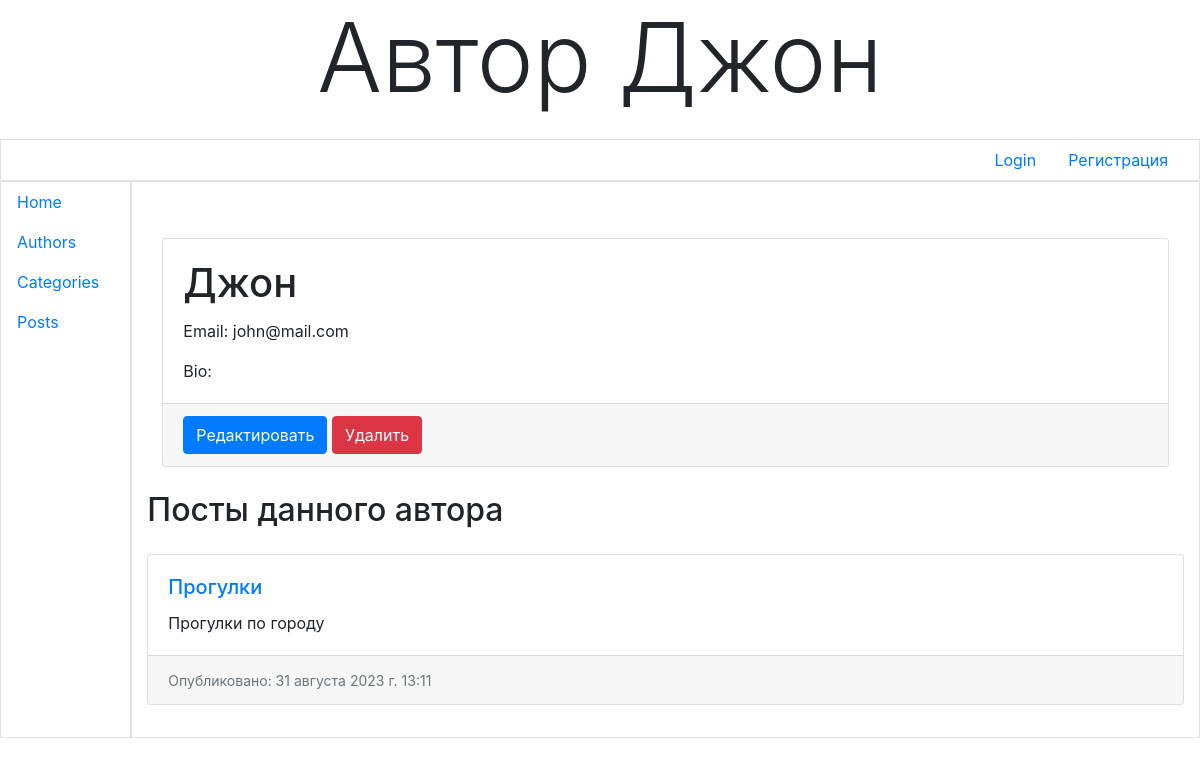
Before: /authors/1/ with the older database file.
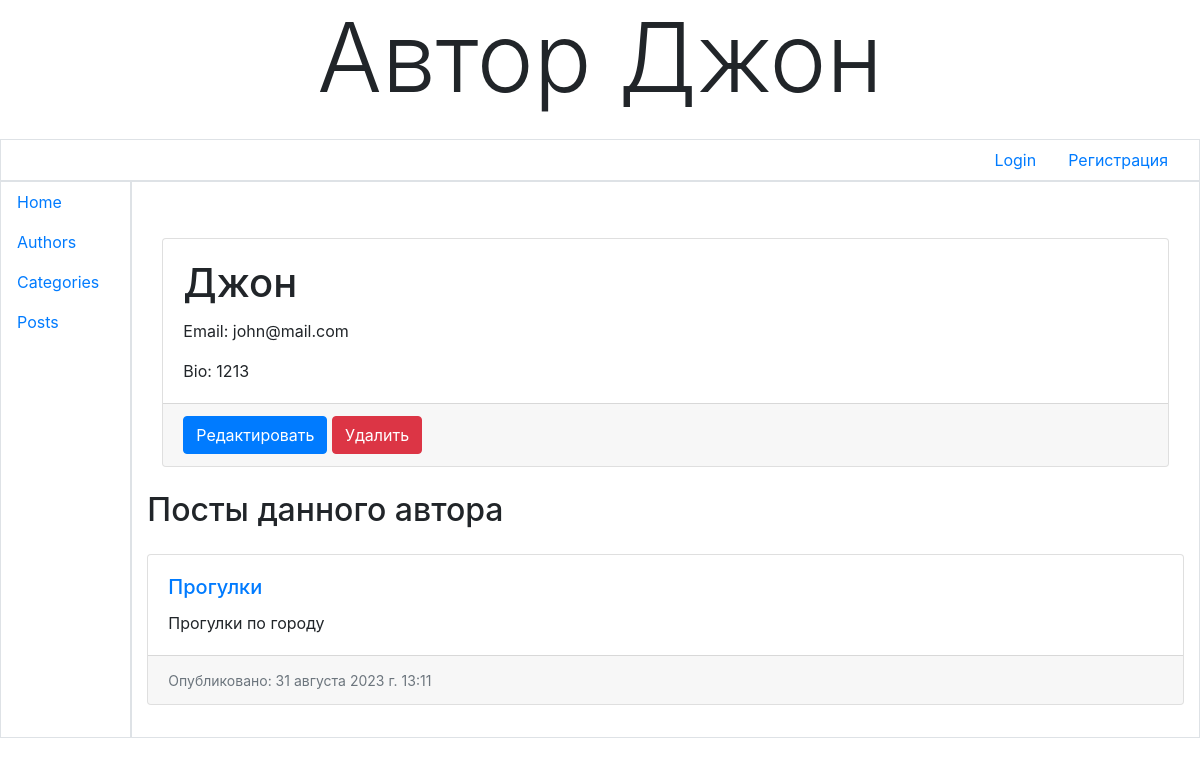
After: the same page with the newer database file.
### views_app/models.py (models this page shows, shortened)
class Author(models.Model):
    objects = models.Manager()
    new_manager = CategoryManager()
    name = models.CharField(max_length=100)
    email = models.EmailField(unique=True)
    bio = models.TextField()
    user = models.OneToOneField(User, on_delete=models.CASCADE, null=True, blank=True)

### views_app/views.py (the view)
# urls.py: path('authors/<int:pk>/', views.AuthorDetail.as_view(), name='author_detail'),
class AuthorDetail(DetailView):
    model = Author
    context_object_name = 'author'
    def get_context_data(self, **kwargs):
        context = super().get_context_data(**kwargs)
        author = context['author']
        posts = author.posts.all()
        paginator = Paginator(posts, 2)
        page_number: int = self.request.GET.get('page')
        page_obj = paginator.get_page(page_number)
        context['page_obj'] = page_obj
        messages.success(self.request, 'Все посты этого автора найдены')
        messages.warning(self.request, 'Возникла проблема')
        messages.error(self.request, 'Ошибка')
        return context

### views_app/templates/views_app/author_detail.html (shortened to what this page needs)
{% extends 'layouts/navbar.html' %}
{% load bootstrap4 %}
{% block header %}Автор {{ author.name }}{% endblock %}
{% block content %}
    <div class="container mt-5">
        <div class="card">
            <div class="card-body">
                <h1 class="card-title">{{ author.name }}</h1>
                <p class="card-text">Email: {{ author.email }}</p>
                <p class="card-text">Bio: {{ author.bio }}</p>
            </div>
            <div class="card-footer">
                <a class="btn btn-primary" href="{% url 'author_update' pk=author.pk %}">Редактировать</a>
                <a class="btn btn-danger" href="{% url 'author_delete' pk=author.pk %}">Удалить</a>
            </div>
        </div>
    </div>
    <div class="mt-4">
        <h2 class="mb-4">Посты данного автора</h2>
        {% for post in page_obj %}
            <div class="card mb-3">
                <div class="card-body">
                    <h5 class="card-title"><a href="{% url 'post_detail' pk=post.pk %}">{{ post.title }}</a></h5>
                    <p class="card-text">{{ post.content }}</p>
                </div>
                <div class="card-footer">
                    <small class="text-muted">Опубликовано: {{ post.pub_date }}</small>
                </div>
            </div>
        {% endfor %}
    </div>
{% endblock %}

Changed rows visible on the page:
changed Author "Джон": bio (not shown) → "1213"
